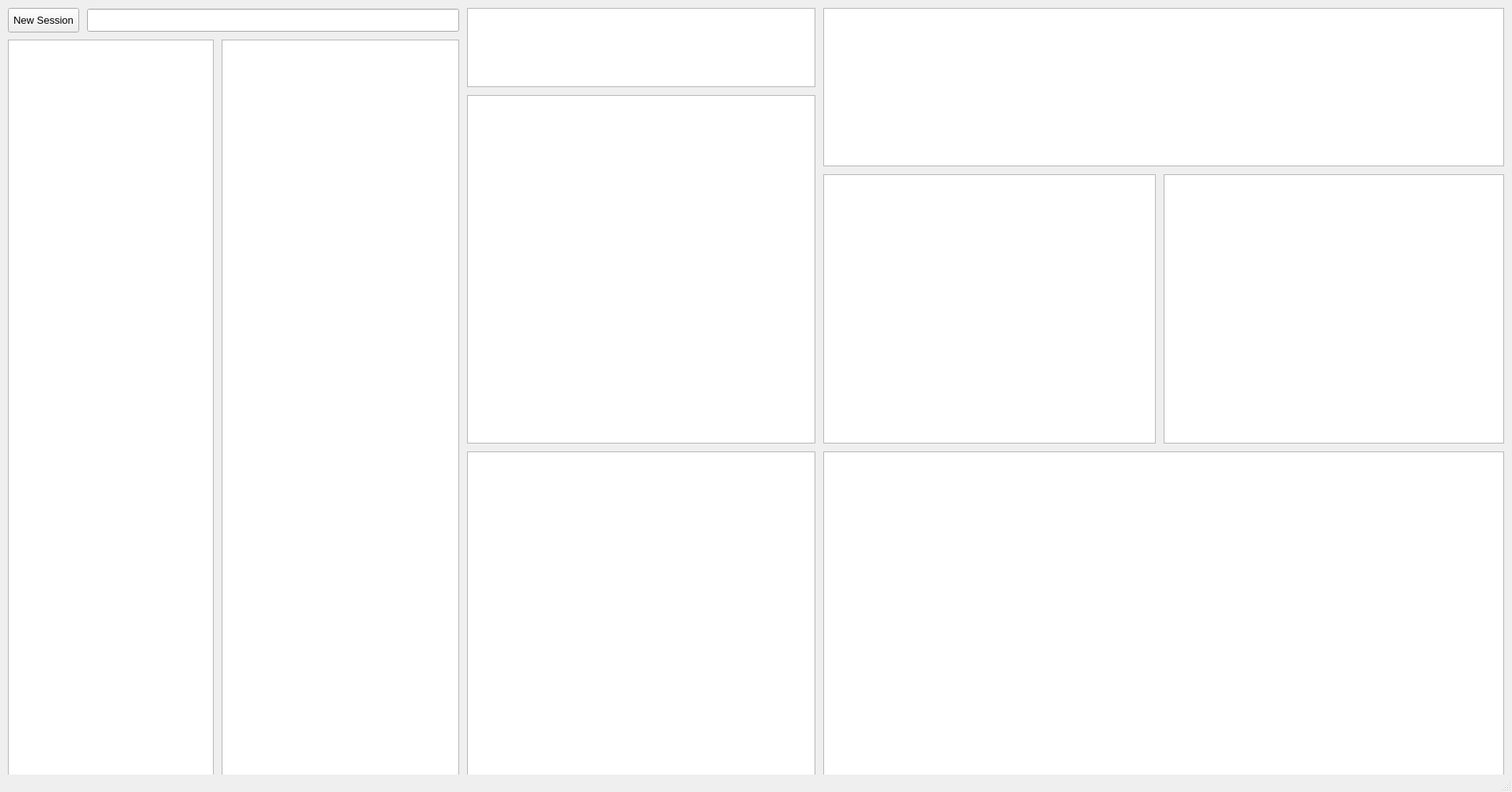
<?xml version="1.0" encoding="UTF-8"?>
<ui version="4.0">
 <class>MainWindow</class>
 <widget class="QMainWindow" name="MainWindow">
  <property name="geometry">
   <rect>
    <x>0</x>
    <y>0</y>
    <width>1910</width>
    <height>1000</height>
   </rect>
  </property>
  <property name="windowTitle">
   <string>Brillouin Scanning Interface</string>
  </property>
  <property name="styleSheet">
   <string notr="true"/>
  </property>
  <widget class="QWidget" name="centralwidget">
   <widget class="QTreeView" name="treeView">
    <property name="geometry">
     <rect>
      <x>280</x>
      <y>50</y>
      <width>300</width>
      <height>930</height>
     </rect>
    </property>
    <property name="sizePolicy">
     <sizepolicy hsizetype="Fixed" vsizetype="Expanding">
      <horstretch>0</horstretch>
      <verstretch>2</verstretch>
     </sizepolicy>
    </property>
    <property name="minimumSize">
     <size>
      <width>300</width>
      <height>0</height>
     </size>
    </property>
    <property name="contextMenuPolicy">
     <enum>Qt::CustomContextMenu</enum>
    </property>
   </widget>
   <widget class="ParameterTree" name="parameterTreeWidget">
    <property name="geometry">
     <rect>
      <x>10</x>
      <y>50</y>
      <width>260</width>
      <height>930</height>
     </rect>
    </property>
    <property name="sizePolicy">
     <sizepolicy hsizetype="Expanding" vsizetype="Expanding">
      <horstretch>0</horstretch>
      <verstretch>4</verstretch>
     </sizepolicy>
    </property>
    <property name="minimumSize">
     <size>
      <width>260</width>
      <height>0</height>
     </size>
    </property>
    <property name="animated">
     <bool>true</bool>
    </property>
    <property name="headerHidden">
     <bool>true</bool>
    </property>
    <column>
     <property name="text">
      <string notr="true">1</string>
     </property>
    </column>
   </widget>
   <widget class="QLineEdit" name="sessionName">
    <property name="enabled">
     <bool>true</bool>
    </property>
    <property name="geometry">
     <rect>
      <x>110</x>
      <y>11</y>
      <width>470</width>
      <height>29</height>
     </rect>
    </property>
    <property name="font">
     <font>
      <pointsize>10</pointsize>
     </font>
    </property>
    <property name="text">
     <string/>
    </property>
    <property name="alignment">
     <set>Qt::AlignCenter</set>
    </property>
    <property name="readOnly">
     <bool>true</bool>
    </property>
   </widget>
   <widget class="QPushButton" name="newSessionBtn">
    <property name="geometry">
     <rect>
      <x>10</x>
      <y>10</y>
      <width>90</width>
      <height>31</height>
     </rect>
    </property>
    <property name="font">
     <font>
      <pointsize>10</pointsize>
     </font>
    </property>
    <property name="text">
     <string>New Session</string>
    </property>
   </widget>
   <widget class="GraphicsView" name="graphicsViewCMOS">
    <property name="geometry">
     <rect>
      <x>590</x>
      <y>120</y>
      <width>440</width>
      <height>440</height>
     </rect>
    </property>
    <property name="sizePolicy">
     <sizepolicy hsizetype="Preferred" vsizetype="Preferred">
      <horstretch>0</horstretch>
      <verstretch>0</verstretch>
     </sizepolicy>
    </property>
    <property name="minimumSize">
     <size>
      <width>440</width>
      <height>440</height>
     </size>
    </property>
   </widget>
   <widget class="GraphicsView" name="graphicsViewSampleSpecSeries">
    <property name="geometry">
     <rect>
      <x>1040</x>
      <y>570</y>
      <width>860</width>
      <height>410</height>
     </rect>
    </property>
    <property name="sizePolicy">
     <sizepolicy hsizetype="Expanding" vsizetype="Expanding">
      <horstretch>0</horstretch>
      <verstretch>3</verstretch>
     </sizepolicy>
    </property>
    <property name="minimumSize">
     <size>
      <width>0</width>
      <height>0</height>
     </size>
    </property>
   </widget>
   <widget class="GraphicsView" name="graphicsViewBinned">
    <property name="geometry">
     <rect>
      <x>590</x>
      <y>10</y>
      <width>440</width>
      <height>100</height>
     </rect>
    </property>
    <property name="sizePolicy">
     <sizepolicy hsizetype="Expanding" vsizetype="Expanding">
      <horstretch>0</horstretch>
      <verstretch>1</verstretch>
     </sizepolicy>
    </property>
    <property name="minimumSize">
     <size>
      <width>440</width>
      <height>100</height>
     </size>
    </property>
   </widget>
   <widget class="GraphicsView" name="graphicsViewSampleScanDepth">
    <property name="geometry">
     <rect>
      <x>1470</x>
      <y>220</y>
      <width>430</width>
      <height>340</height>
     </rect>
    </property>
    <property name="sizePolicy">
     <sizepolicy hsizetype="Expanding" vsizetype="Expanding">
      <horstretch>0</horstretch>
      <verstretch>3</verstretch>
     </sizepolicy>
    </property>
    <property name="minimumSize">
     <size>
      <width>420</width>
      <height>340</height>
     </size>
    </property>
   </widget>
   <widget class="GraphicsView" name="graphicsViewHeatmap">
    <property name="geometry">
     <rect>
      <x>590</x>
      <y>570</y>
      <width>440</width>
      <height>410</height>
     </rect>
    </property>
    <property name="minimumSize">
     <size>
      <width>0</width>
      <height>0</height>
     </size>
    </property>
   </widget>
   <widget class="GraphicsView" name="graphicsViewSample">
    <property name="geometry">
     <rect>
      <x>1040</x>
      <y>10</y>
      <width>860</width>
      <height>200</height>
     </rect>
    </property>
    <property name="sizePolicy">
     <sizepolicy hsizetype="Expanding" vsizetype="Expanding">
      <horstretch>0</horstretch>
      <verstretch>1</verstretch>
     </sizepolicy>
    </property>
    <property name="minimumSize">
     <size>
      <width>860</width>
      <height>200</height>
     </size>
    </property>
   </widget>
   <widget class="GraphicsView" name="graphicsViewSampleSpectrum">
    <property name="geometry">
     <rect>
      <x>1040</x>
      <y>220</y>
      <width>420</width>
      <height>340</height>
     </rect>
    </property>
    <property name="sizePolicy">
     <sizepolicy hsizetype="Expanding" vsizetype="Expanding">
      <horstretch>0</horstretch>
      <verstretch>2</verstretch>
     </sizepolicy>
    </property>
    <property name="minimumSize">
     <size>
      <width>420</width>
      <height>340</height>
     </size>
    </property>
   </widget>
  </widget>
  <widget class="QStatusBar" name="statusbar"/>
 </widget>
 <customwidgets>
  <customwidget>
   <class>ParameterTree</class>
   <extends>QTreeWidget</extends>
   <header>pyqtgraph.parametertree</header>
  </customwidget>
  <customwidget>
   <class>GraphicsView</class>
   <extends>QGraphicsView</extends>
   <header>pyqtgraph.widgets.GraphicsView</header>
  </customwidget>
 </customwidgets>
 <resources/>
 <connections/>
</ui>
